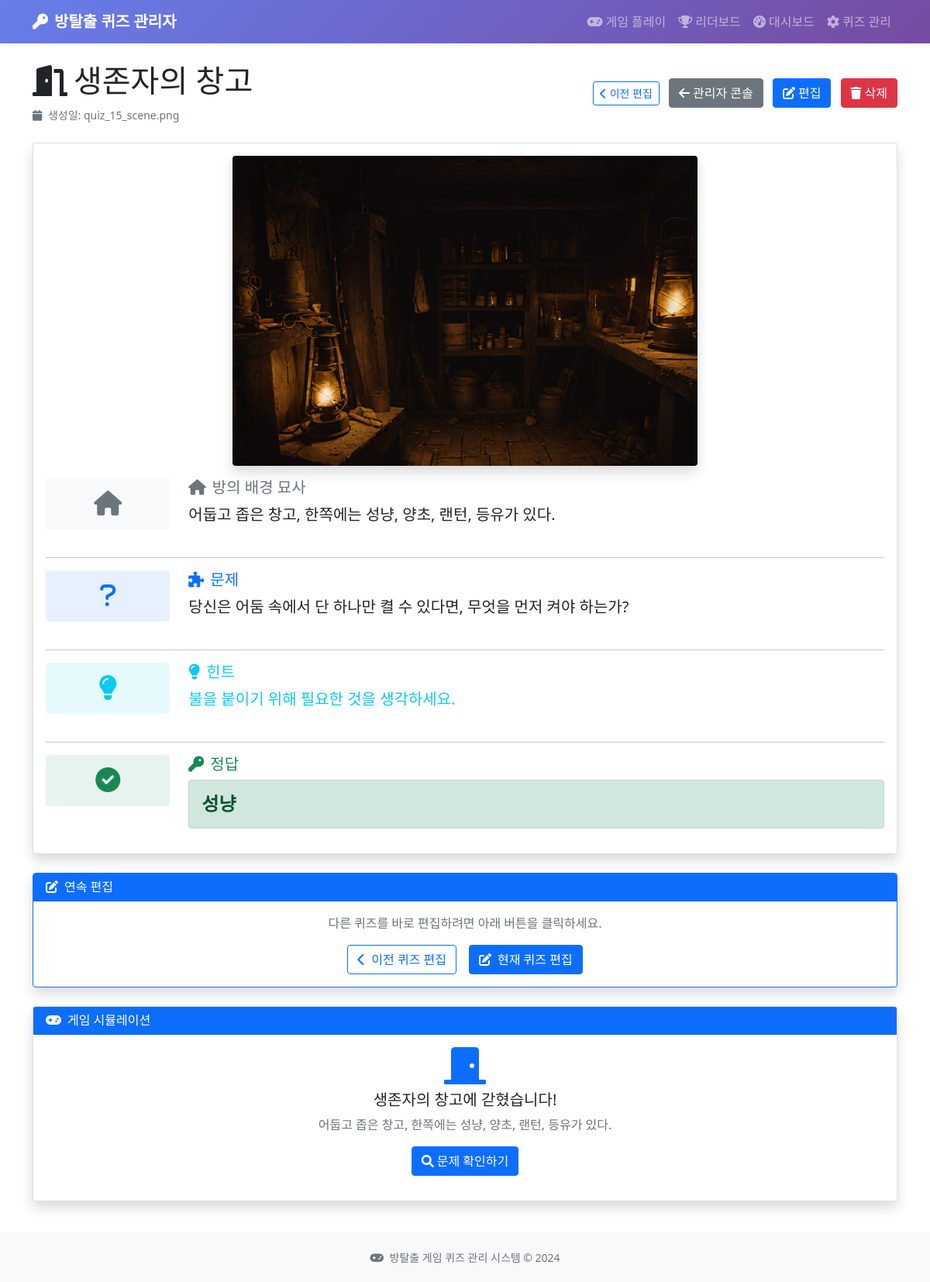
The page /quiz/15 on the database its author committed.
### tables this page shows
CREATE TABLE quizzes (
            id INTEGER PRIMARY KEY AUTOINCREMENT,
            room_name TEXT NOT NULL,
            background_description TEXT NOT NULL,
            question TEXT NOT NULL,
            hint TEXT NOT NULL,
            answer TEXT NOT NULL,
            created_at TIMESTAMP DEFAULT CURRENT_TIMESTAMP
        , image_path TEXT);

### app.py (the view)
@app.route('/quiz/<int:quiz_id>')
def quiz_detail(quiz_id):
    quiz = database.get_quiz_by_id(quiz_id)
    if not quiz:
        flash('퀴즈를 찾을 수 없습니다.', 'error')
        return redirect(url_for('admin_console'))
    prev_quiz_id, next_quiz_id = database.get_next_prev_quiz_ids(quiz_id)
    return render_template('quiz_detail.html', quiz=quiz,
                         prev_quiz_id=prev_quiz_id, next_quiz_id=next_quiz_id)

### database.py (called while the page is built)
def get_quiz_by_id(quiz_id):
    conn = sqlite3.connect(DATABASE_NAME)
    cursor = conn.cursor()
    cursor.execute('''
        SELECT id, room_name, background_description, question, hint, answer, image_path, created_at
        FROM quizzes WHERE id = ?
    ''', (quiz_id,))
    quiz = cursor.fetchone()
    conn.close()
    return quiz

def get_next_prev_quiz_ids(current_quiz_id):
    conn = sqlite3.connect(DATABASE_NAME)
    cursor = conn.cursor()
    cursor.execute('SELECT id FROM quizzes ORDER BY created_at DESC')
    quiz_ids = [row[0] for row in cursor.fetchall()]
    conn.close()
    if current_quiz_id not in quiz_ids:
        return None, None
    current_index = quiz_ids.index(current_quiz_id)
    prev_quiz_id = quiz_ids[current_index - 1] if current_index > 0 else None
    next_quiz_id = quiz_ids[current_index + 1] if current_index < len(quiz_ids) - 1 else None
    return prev_quiz_id, next_quiz_id

### templates/quiz_detail.html (shortened to what this page needs)
{% extends "base.html" %}
{% block content %}
<div class="row">
    <div class="col-12">
        <div class="d-flex justify-content-between align-items-center mb-4">
            <div>
                <h1 class="mb-2">
                    <i class="fas fa-door-open me-2"></i>{{ quiz[1] }}
                </h1>
                <small class="text-muted">
                    <i class="fas fa-calendar me-1"></i>
                    생성일: {{ quiz[6] }}
                </small>
            </div>
            <div>
                <div class="btn-group me-2" role="group">
                    {% if prev_quiz_id %}
                    <a href="{{ url_for('edit_quiz_page', quiz_id=prev_quiz_id) }}" class="btn btn-outline-primary btn-sm" title="이전 퀴즈 편집">
                        <i class="fas fa-chevron-left me-1"></i>이전 편집
                    </a>
                    {% endif %}
                </div>
                <a href="{{ url_for('admin_console') }}" class="btn btn-secondary me-2">
                    <i class="fas fa-arrow-left me-1"></i>관리자 콘솔
                </a>
                <a href="{{ url_for('edit_quiz_page', quiz_id=quiz[0]) }}" class="btn btn-primary me-2">
                    <i class="fas fa-edit me-1"></i>편집
                </a>
                <button type="button" class="btn btn-danger" onclick="deleteQuiz()">
                    <i class="fas fa-trash me-1"></i>삭제
                </button>
            </div>
        </div>
    </div>
</div>
<div class="row">
    <div class="col-12">
        <div class="card shadow">
            <div class="card-body">
                <div class="mb-4">
                    {% if quiz[6] %}
                    <div class="text-center mb-3">
                        <img src="{{ url_for('static', filename='images/' + quiz[6]) }}"
                             class="img-fluid rounded shadow" style="max-height: 400px; object-fit: cover;"
                             alt="{{ quiz[1] }} 배경 이미지">
                    </div>
                    <div class="row">
                        <div class="col-md-2">
                            <div class="bg-light p-3 rounded text-center">
                                <i class="fas fa-home fa-2x text-muted"></i>
                            </div>
                        </div>
                        <div class="col-md-10">
                            <h5 class="text-muted mb-2">
                                <i class="fas fa-home me-2"></i>방의 배경 묘사
                            </h5>
                            <p class="lead" style="white-space: pre-wrap;">{{ quiz[2] }}</p>
                        </div>
                    </div>
                    {% endif %}
                </div>
                <hr>
                <div class="mb-4">
                    <div class="row">
                        <div class="col-md-2">
                            <div class="bg-primary bg-opacity-10 p-3 rounded text-center">
                                <i class="fas fa-question fa-2x text-primary"></i>
                            </div>
                        </div>
                                                 <div class="col-md-10">
                             <h5 class="text-primary mb-2">
                                 <i class="fas fa-puzzle-piece me-2"></i>문제
                             </h5>
                             <p class="fs-5" style="white-space: pre-wrap;">{{ quiz[3] }}</p>
                         </div>
                    </div>
                </div>
                <hr>
                <div class="mb-4">
                    <div class="row">
                        <div class="col-md-2">
                            <div class="bg-info bg-opacity-10 p-3 rounded text-center">
                                <i class="fas fa-lightbulb fa-2x text-info"></i>
                            </div>
                        </div>
                                                 <div class="col-md-10">
                             <h5 class="text-info mb-2">
                                 <i class="fas fa-lightbulb me-2"></i>힌트
                             </h5>
                             <p class="fs-5 text-info" style="white-space: pre-wrap;">{{ quiz[4] }}</p>
                         </div>
                    </div>
                </div>
                <hr>
                <div class="mb-0">
                    <div class="row">
                        <div class="col-md-2">
                            <div class="bg-success bg-opacity-10 p-3 rounded text-center">
                                <i class="fas fa-check-circle fa-2x text-success"></i>
                            </div>
                        </div>
                        <div class="col-md-10">
                            <h5 class="text-success mb-2">
                                <i class="fas fa-key me-2"></i>정답
                            </h5>
                            <div class="alert alert-success">
                                <h4 class="mb-0 fw-bold">{{ quiz[5] }}</h4>
                            </div>
                        </div>
                    </div>
                </div>
            </div>
        </div>
    </div>
</div>
{% if prev_quiz_id or next_quiz_id %}
<div class="row mt-4">
    <div class="col-12">
        <div class="card shadow border-primary">
            <div class="card-header bg-primary text-white">
                <h6 class="mb-0">
                    <i class="fas fa-edit me-2"></i>연속 편집
                </h6>
            </div>
            <div class="card-body text-center">
                <p class="text-muted mb-3">다른 퀴즈를 바로 편집하려면 아래 버튼을 클릭하세요.</p>
                <div class="d-flex justify-content-center gap-3">
                    {% if prev_quiz_id %}
                    <a href="{{ url_for('edit_quiz_page', quiz_id=prev_quiz_id) }}" class="btn btn-outline-primary">
                        <i class="fas fa-chevron-left me-2"></i>이전 퀴즈 편집
                    </a>
                    {% endif %}
                    <a href="{{ url_for('edit_quiz_page', quiz_id=quiz[0]) }}" class="btn btn-primary">
                        <i class="fas fa-edit me-2"></i>현재 퀴즈 편집
                    </a>
                </div>
            </div>
        </div>
    </div>
</div>
{% endif %}
<div class="row mt-4">
    <div class="col-12">
        <div class="card shadow">
            <div class="card-header bg-primary text-white">
                <h6 class="mb-0">
                    <i class="fas fa-gamepad me-2"></i>게임 시뮬레이션
                </h6>
            </div>
            <div class="card-body">
                <div id="gameSimulation" class="text-center">
                                         <div class="mb-3">
                         <i class="fas fa-door-closed fa-3x text-primary mb-2"></i>
                         <h5>{{ quiz[1] }}에 갇혔습니다!</h5>
                         <p class="text-muted" style="white-space: pre-wrap;">{{ quiz[2] }}</p>
                     </div>
                    <div class="mb-3">
                        <button type="button" class="btn btn-primary" onclick="showQuestion()">
                            <i class="fas fa-search me-1"></i>문제 확인하기
                        </button>
                    </div>
                </div>
            </div>
        </div>
    </div>
</div>
{% endblock %}

### rows shown on the page
quizzes: room_name "생존자의 창고", image_path "quiz_15_scene.png", image_path (picture), background_description "어둡고 좁은 창고, 한쪽에는 성냥, 양초, 랜턴, 등유가 있다.", question "당신은 어둠 속에서 단 하나만 켤 수 있다면, 무엇을 먼저 켜야 하는가?", hint "불을 붙이기 위해 필요한 것을 생각하세요.", answer "성냥"
